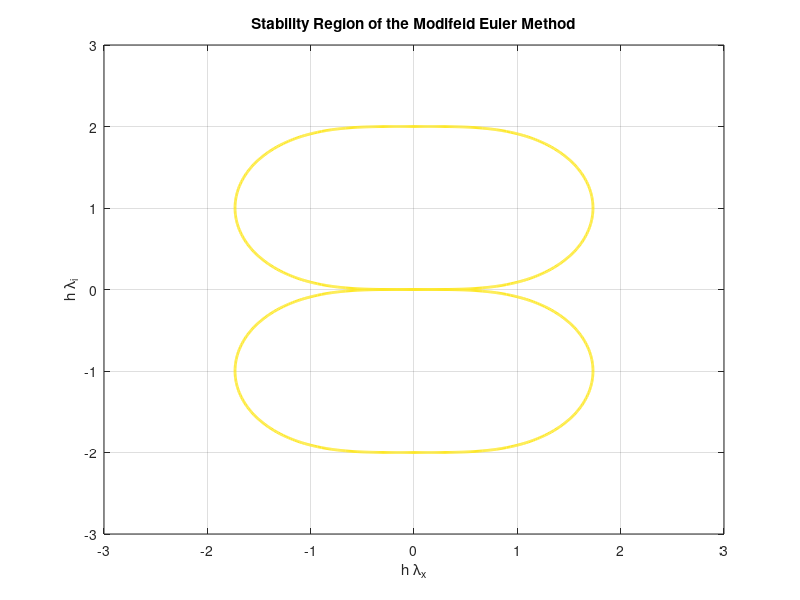

The MATLAB source for this figure:
clear all
clc

x = -3:0.01:3;
y = -3:0.01:3;

[x,y] = meshgrid(x,y);

z = x+i*y;
R1 = (1/2) * ( (2 - z.^2) + sqrt(  (2 - z.^2).^2 - 4*(1+z.^4/4)  ));
zlevel1 = abs(R1);
contour(x,y,zlevel1,[1 1], 'LineWidth',2);

hold on
R2 = (1/2) * ( (2 - z.^2) - sqrt(  (2 - z.^2).^2 - 4*(1+z.^4/4)  ));
zlevel2 = abs(R2);
contour(x,y,zlevel2,[1 1],'LineWidth',2);
grid on, title('Stability Region of the Modifeid Euler Method')
xlabel('h \lambda_{x}');
ylabel('h \lambda_{i}');
